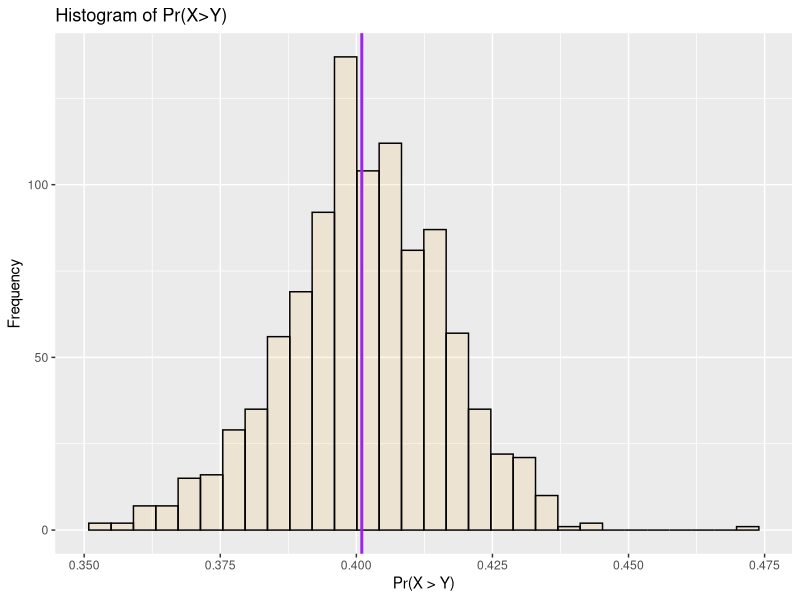

Write R code to recreate this figure. (Note: this script raises an error after producing the figure.)
# Group project
# Monte Carlo simulation

library(tidyverse)
library(doParallel)
library(parallel)
# Question 1 - Compute the probability

# Simulate the observed data
set.seed(45214)           # for reproducibility
N <- 1000                 # Specify the number of datasets to be simulated
x <- rnorm(N,4,sqrt(10))  # create the "observed" data for x
y <- runif(N,2,8)         # create the "observed" data for y

# calculate the probability
p <- sum(x > y)/N
print(p)

#------------------------------

#Question 2 - Bootstrapping

# create data
regData <- data.frame(x,y)

# Define a function called BootStrap for bootstrapping
# with variables inputData and nBoot
BootStrap <- function(inputData, nBoot){
  
  set.seed(56337)   # for reproducibility
  bootResults <- array(dim=c(nBoot, 1))  # results
  
  # Loop across all samples
  for(i in 1:nBoot){
    
    # resample our data with replacement
    bootData <- inputData[sample(1:nrow(inputData), nrow(inputData), replace = T),]
    
    # find the number for X>Y
    tot <- sum(bootData[,1] > bootData[,2])
    
    # Store results
    bootResults[i] <- tot/nrow(inputData)
    
  }
  
  bootResults
  
} # end of function


# derive the sample variance
sample_distri <- BootStrap(regData,nBoot = 1000)

# Plot the histogram
ggplot(data.frame(sample_distri)) +
  geom_histogram(aes(sample_distri), colour = "black", fill = "orange", alpha = 0.1) +
  geom_vline(xintercept = p, col="purple", lwd=1) +
  ggtitle("Histogram of Pr(X>Y)") +
  xlab("Pr(X > Y)") +
  ylab("Frequency") 


#-----------------------------

# Question 3 - how sample variance varies with No. of simulations



# Loop through varying numbers of MC simulations
# from 5 to 200
nSim <- seq(5, 200)

# Non - parallelised version
# Create empty data frame to append estimations to
sample_var_final <- data.frame(number_of_simulations = nSim, variance = rep(NA, length(nSim)))

start <- Sys.time()
for (k in nSim){
  
  # Simulate observed data
  set.seed(45214)           # for reproducibility
  x <- rnorm(k,4,sqrt(10))  # create the "observed" data for x
  y <- runif(k,2,8)         # create the "observed" data for y
  regData2 <- data.frame(x,y)

  # Bootstrapping to derive each sampling distribution
  # for number of MC simulations with value k
  sample_distri <- BootStrap(regData2,nBoot = 1000)
  
  # Store variance of sample distribution for this iteration
 
  sample_var_final[which(sample_var_final$number_of_simulations == k),]$variance <- var(sample_distri)
}
end <- Sys.time()
end-start

# Parallelise
nCores <- 8 # no. of cores
cl <- makeCluster(spec = nCores, type = "PSOCK")
registerDoParallel(cl)

start <- Sys.time()
sample_var_final <- foreach(k = nSim, .combine='rbind', .multicombine=TRUE) %dopar% {
  set.seed(45214)           # for reproducibility
  x <- rnorm(k,4,sqrt(10))  # create the "observed" data for x
  y <- runif(k,2,8)         # create the "observed" data for y
  regData2 <- data.frame(x,y)
  sample_distri <- BootStrap(regData2,nBoot = 1000)
  number_of_simulations <- k
  variance <- var(sample_distri)
  data.frame(number_of_simulations, variance)
}
end <- Sys.time()
end-start
stopCluster(cl)

# Plot the graph of variance against number of simulations
ggplot(sample_var_final) +
  geom_point(aes(x = number_of_simulations, y = variance), colour = "orange") +
  geom_smooth(aes(x = number_of_simulations,y = variance)) +
  xlab("Number of Monte Carlo simulations") +
  ylab("Variance of sample distribution") +
  ggtitle("Sample variance against number of simulations")

